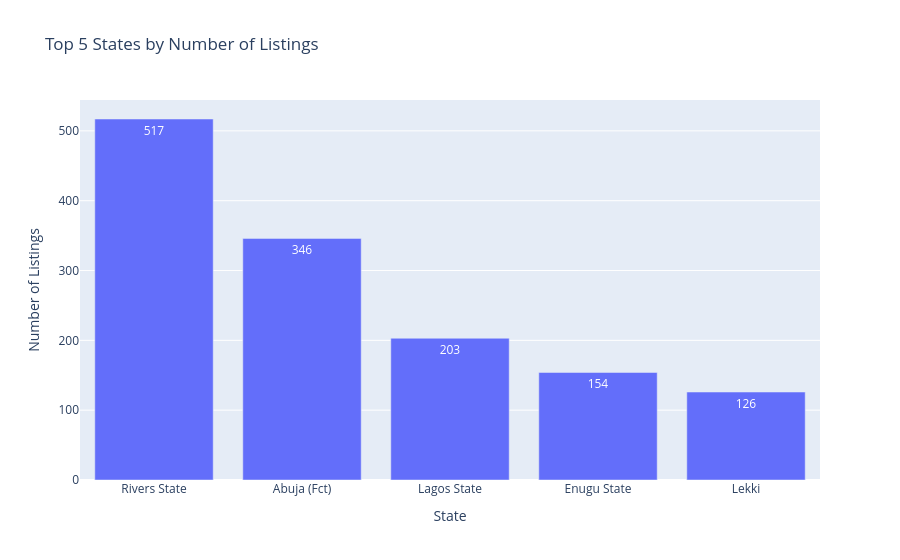

The cell this chart's notebook holds for it:
### Code cell
#visualization
top5_states = state_counts.sort_values(by="count", ascending=False).head(5)

fig = px.bar(
    top5_states,
    x="state",
    y="count",
    title="Top 5 States by Number of Listings",
    labels={"state": "State", "count": "Number of Listings"},
    text_auto=True
)
fig.show()

### Figure 1 — Plotly figure (JSON) as saved in the notebook; plotly's stock layout.template omitted (floating-point values rounded to 4 significant figures)
{"data": [{"hovertemplate": "State=%{x}<br>Number of Listings=%{y}<extra></extra>", "legendgroup": "", "marker": {"color": "#636efa", "pattern": {"shape": ""}}, "name": "", "orientation": "v", "showlegend": false, "textposition": "auto", "texttemplate": "%{y}", "type": "bar", "x": ["Rivers State", "Abuja (Fct)", "Lagos State", "Enugu State", "Lekki"], "xaxis": "x", "y": [517, 346, 203, 154, 126], "yaxis": "y"}], "layout": {"barmode": "relative", "legend": {"tracegroupgap": 0}, "title": {"text": "Top 5 States by Number of Listings"}, "xaxis": {"anchor": "y", "domain": [0, 1], "title": {"text": "State"}}, "yaxis": {"anchor": "x", "domain": [0, 1], "title": {"text": "Number of Listings"}}}}
